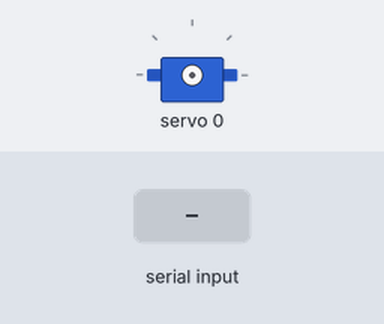
Recording of a sketch running on a simulated Arduino Uno, built with avr-gcc and run on an emulated ATmega328P. Parts: servo. Inputs (shaded band) come from the test bench.

Above: at 1.2 s.
1.3 s: "1" received over Serial
At 2.6 s:
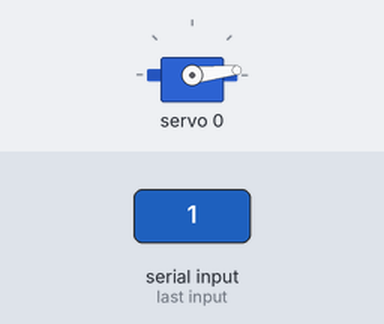
Timing chart, 0 to 4.3 s (numbered marks = the images above; inputs shaded):
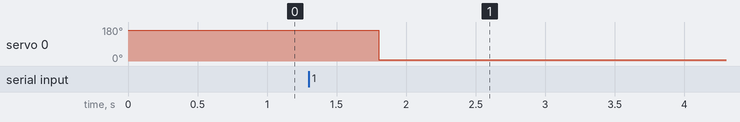

Measured:
- after the input at 1.3 s, servo 0: 164° → 6° after 0.50 s

The sketch:

movemouth.ino
```cpp
#include <Wire.h>
#include <Adafruit_PWMServoDriver.h>

Adafruit_PWMServoDriver pwm;

void setup() {
  Serial.begin(9600); // Initialize serial communication
  pwm.begin();
  pwm.setPWMFreq(60); // Set PWM frequency to 60Hz
}

void loop() {
  if (Serial.available()) {
    char input = Serial.read(); // Read user input

    if (input == '1') {
      // Move servo from 0 to 45 degrees
      pwm.setPWM(0, 0, map(160, 0, 180, 150, 600)); // Adjust the values as needed
      delay(500); // Wait for 1 second

      // Move servo back from 45 to 0 degrees
      pwm.setPWM(0, 0, map(0, 0, 160, 150, 600));
      delay(500); // Wait for 1 second
    }
  }
}
```
